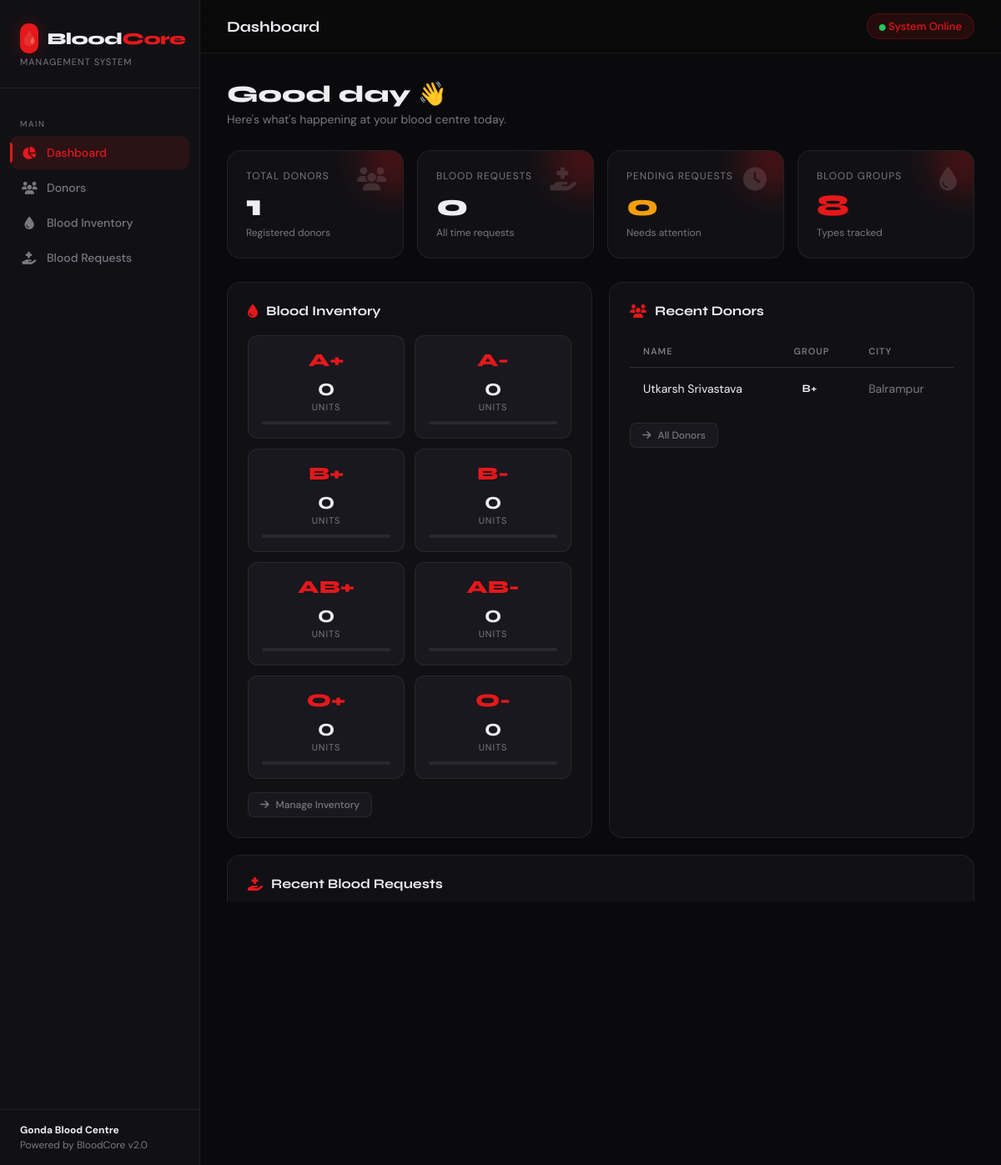
The page / on the database its author committed.
### app.py (models this page shows)
class BloodInventory(db.Model):
    id          = db.Column(db.Integer, primary_key=True)
    blood_group = db.Column(db.String(5), nullable=False, unique=True)
    units       = db.Column(db.Integer, default=0)
    updated_at  = db.Column(db.DateTime, default=datetime.utcnow, onupdate=datetime.utcnow)

class Donor(db.Model):
    id          = db.Column(db.Integer, primary_key=True)
    name        = db.Column(db.String(100), nullable=False)
    blood_group = db.Column(db.String(5),   nullable=False)
    phone       = db.Column(db.String(15))
    city        = db.Column(db.String(50))
    age         = db.Column(db.Integer)
    gender      = db.Column(db.String(10))
    last_donated= db.Column(db.String(20))
    created_at  = db.Column(db.DateTime, default=datetime.utcnow)

### app.py (the view)
@app.route('/')
def dashboard():
    total_donors    = Donor.query.count()
    total_requests  = BloodRequest.query.count()
    pending         = BloodRequest.query.filter_by(status='Pending').count()
    inventory       = BloodInventory.query.all()
    recent_donors   = Donor.query.order_by(Donor.created_at.desc()).limit(5).all()
    recent_requests = BloodRequest.query.order_by(BloodRequest.created_at.desc()).limit(5).all()
    return render_template('dashboard.html',
        total_donors=total_donors,
        total_requests=total_requests,
        pending=pending,
        inventory=inventory,
        recent_donors=recent_donors,
        recent_requests=recent_requests
    )

### templates/dashboard.html (shortened to what this page needs)
{% extends "base.html" %}
{% block topbar_title %}Dashboard{% endblock %}
{% block content %}
<div class="page-header">
  <div>
    <h1>Good day 👋</h1>
    <p>Here's what's happening at your blood centre today.</p>
  </div>
</div>
<div class="stats-grid">
  <div class="stat-card">
    <div class="stat-label">Total Donors</div>
    <div class="stat-value">{{ total_donors }}</div>
    <div class="stat-sub">Registered donors</div>
    <i class="fas fa-users stat-icon"></i>
  </div>
  <div class="stat-card">
    <div class="stat-label">Blood Requests</div>
    <div class="stat-value">{{ total_requests }}</div>
    <div class="stat-sub">All time requests</div>
    <i class="fas fa-hand-holding-medical stat-icon"></i>
  </div>
  <div class="stat-card">
    <div class="stat-label">Pending Requests</div>
    <div class="stat-value" style="color:var(--warn)">{{ pending }}</div>
    <div class="stat-sub">Needs attention</div>
    <i class="fas fa-clock stat-icon"></i>
  </div>
  <div class="stat-card">
    <div class="stat-label">Blood Groups</div>
    <div class="stat-value" style="color:var(--red)">{{ inventory|length }}</div>
    <div class="stat-sub">Types tracked</div>
    <i class="fas fa-tint stat-icon"></i>
  </div>
</div>
<div class="two-col" style="margin-bottom:20px;">
  <div class="card">
    <div class="card-title"><i class="fas fa-tint"></i> Blood Inventory</div>
    <div class="inv-grid">
      {% for item in inventory %}
      <div class="inv-card">
        <div class="inv-blood-group">{{ item.blood_group }}</div>
        <div class="inv-units">{{ item.units }}</div>
        <div class="inv-label">Units</div>
        <div class="inv-bar-wrap">
        </div>
      </div>
      {% endfor %}
    </div>
    <div style="margin-top:16px;">
      <a href="/inventory" class="btn btn-ghost btn-sm"><i class="fas fa-arrow-right"></i> Manage Inventory</a>
    </div>
  </div>
  <div class="card">
    <div class="card-title"><i class="fas fa-users"></i> Recent Donors</div>
    {% if recent_donors %}
    <div class="table-wrap">
      <table>
        <thead><tr><th>Name</th><th>Group</th><th>City</th></tr></thead>
        <tbody>
          {% for d in recent_donors %}
          <tr>
            <td>{{ d.name }}</td>
            <td><span class="bg-badge">{{ d.blood_group }}</span></td>
            <td style="color:var(--muted)">{{ d.city or '—' }}</td>
          </tr>
          {% endfor %}
        </tbody>
      </table>
    </div>
    {% else %}
    <div class="empty-state"><i class="fas fa-user-plus"></i><p>No donors yet. Add your first donor!</p></div>
    {% endif %}
    <div style="margin-top:16px;">
      <a href="/donors" class="btn btn-ghost btn-sm"><i class="fas fa-arrow-right"></i> All Donors</a>
    </div>
  </div>
</div>
<div class="card">
  <div class="card-title"><i class="fas fa-hand-holding-medical"></i> Recent Blood Requests</div>
  {% if recent_requests %}
  <div class="table-wrap">
    <table>
      <thead><tr><th>Patient</th><th>Blood Group</th><th>Units</th><th>Hospital</th><th>Status</th></tr></thead>
      <tbody>
        {% for r in recent_requests %}
        <tr>
          <td>{{ r.patient_name }}</td>
          <td><span class="bg-badge">{{ r.blood_group }}</span></td>
          <td>{{ r.units_needed }}</td>
          <td style="color:var(--muted)">{{ r.hospital or '—' }}</td>
          <td><span class="status status-{{ r.status|lower }}">{{ r.status }}</span></td>
        </tr>
        {% endfor %}
      </tbody>
    </table>
  </div>
  {% else %}
  <div class="empty-state"><i class="fas fa-clipboard-list"></i><p>No requests yet.</p></div>
  {% endif %}
  <div style="margin-top:16px;">
    <a href="/requests" class="btn btn-ghost btn-sm"><i class="fas fa-arrow-right"></i> All Requests</a>
  </div>
</div>
{% endblock %}

### templates/base.html (shortened to what this page needs)
<!DOCTYPE html>
<html lang="en">
<head>
<link href="https://cdnjs.cloudflare.com/ajax/libs/font-awesome/6.5.0/css/all.min.css" rel="stylesheet"/>
</head>
<body>
<aside class="sidebar">
  <div class="sidebar-logo">
    <div class="logo-mark">
      <div class="logo-icon">🩸</div>
      <div>
        <div class="logo-text">Blood<span>Core</span></div>
      </div>
    </div>
    <div class="logo-sub">Management System</div>
  </div>
  <nav class="sidebar-nav">
    <div class="nav-section-label">Main</div>
    <a href="/" class="nav-item {% if request.path == '/' %}active{% endif %}">
      <i class="fas fa-chart-pie"></i> Dashboard
    </a>
    <a href="/donors" class="nav-item {% if request.path == '/donors' %}active{% endif %}">
      <i class="fas fa-users"></i> Donors
    </a>
    <a href="/inventory" class="nav-item {% if request.path == '/inventory' %}active{% endif %}">
      <i class="fas fa-tint"></i> Blood Inventory
    </a>
    <a href="/requests" class="nav-item {% if '/requests' in request.path %}active{% endif %}">
      <i class="fas fa-hand-holding-medical"></i> Blood Requests
    </a>
  </nav>
  <div class="sidebar-footer">
    <strong>Gonda Blood Centre</strong>
    Powered by BloodCore v2.0
  </div>
</aside>
<div class="main">
  <div class="topbar">
    <div class="topbar-title">{% block topbar_title %}{% endblock %}</div>
    <div class="topbar-right">
      <span class="topbar-badge"><i class="fas fa-circle" style="font-size:8px; color:var(--success)"></i> System Online</span>
    </div>
  </div>
  <div class="content fade-in">
    {% block content %}{% endblock %}
  </div>
</div>
</body>
</html>

### rows shown on the page
BloodInventory: blood_group "A+", units "0"
BloodInventory: blood_group "A-", units "0"
BloodInventory: blood_group "B+", units "0"
BloodInventory: blood_group "B-", units "0"
BloodInventory: blood_group "AB+", units "0"
BloodInventory: blood_group "AB-", units "0"
BloodInventory: blood_group "O+", units "0"
BloodInventory: blood_group "O-", units "0"
Donor: name "Utkarsh Srivastava", blood_group "B+", city "Balrampur"

### other values the page prints
{{ total_donors }} "1"
{{ total_requests }} "0"
{{ pending }} "0"
{{ inventory|length }} "8"
